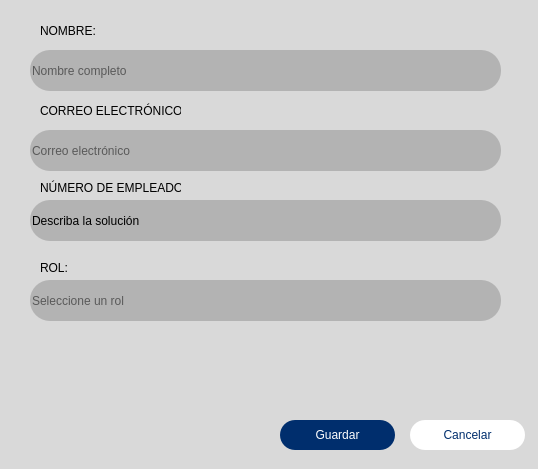
<?xml version="1.0" encoding="UTF-8"?>
<ui version="4.0">
 <class>agregarEditor</class>
 <widget class="QDialog" name="agregarEditor">
  <property name="geometry">
   <rect>
    <x>0</x>
    <y>0</y>
    <width>538</width>
    <height>469</height>
   </rect>
  </property>
  <property name="windowTitle">
   <string>Dialog</string>
  </property>
  <property name="styleSheet">
   <string notr="true">background-color: rgb(217, 217, 217);</string>
  </property>
  <widget class="QLabel" name="label">
   <property name="geometry">
    <rect>
     <x>40</x>
     <y>20</y>
     <width>141</width>
     <height>21</height>
    </rect>
   </property>
   <property name="text">
    <string>NOMBRE:</string>
   </property>
  </widget>
  <widget class="QLineEdit" name="lineEdit">
   <property name="geometry">
    <rect>
     <x>30</x>
     <y>50</y>
     <width>471</width>
     <height>41</height>
    </rect>
   </property>
   <property name="styleSheet">
    <string notr="true">QLineEdit{
	
	
	
	
	background-color: rgb(179, 179, 179);
	padding-top:1px;
	border-radius:20px;
	
	border-color: rgb(0, 46, 109);
}</string>
   </property>
   <property name="placeholderText">
    <string>Nombre completo </string>
   </property>
  </widget>
  <widget class="QLineEdit" name="lineEdit_2">
   <property name="geometry">
    <rect>
     <x>30</x>
     <y>130</y>
     <width>471</width>
     <height>41</height>
    </rect>
   </property>
   <property name="styleSheet">
    <string notr="true">QLineEdit{
	
	
	
	
	background-color: rgb(179, 179, 179);
	padding-top:1px;
	border-radius:20px;
	
	border-color: rgb(0, 46, 109);
}</string>
   </property>
   <property name="placeholderText">
    <string>Correo electrónico </string>
   </property>
  </widget>
  <widget class="QLineEdit" name="lineEdit_3">
   <property name="geometry">
    <rect>
     <x>30</x>
     <y>200</y>
     <width>471</width>
     <height>41</height>
    </rect>
   </property>
   <property name="styleSheet">
    <string notr="true">QLineEdit{
	
	
	
	
	background-color: rgb(179, 179, 179);
	padding-top:1px;
	border-radius:20px;
	
	border-color: rgb(0, 46, 109);
}</string>
   </property>
   <property name="text">
    <string>Describa la solución</string>
   </property>
   <property name="alignment">
    <set>Qt::AlignLeading|Qt::AlignLeft|Qt::AlignVCenter</set>
   </property>
   <property name="placeholderText">
    <string>Número de empleado </string>
   </property>
  </widget>
  <widget class="QLineEdit" name="lineEdit_4">
   <property name="geometry">
    <rect>
     <x>30</x>
     <y>280</y>
     <width>471</width>
     <height>41</height>
    </rect>
   </property>
   <property name="styleSheet">
    <string notr="true">QLineEdit{
	
	
	
	
	background-color: rgb(179, 179, 179);
	padding-top:1px;
	border-radius:20px;
	
	border-color: rgb(0, 46, 109);
}</string>
   </property>
   <property name="placeholderText">
    <string>Seleccione un rol </string>
   </property>
  </widget>
  <widget class="QLabel" name="label_2">
   <property name="geometry">
    <rect>
     <x>40</x>
     <y>100</y>
     <width>141</width>
     <height>21</height>
    </rect>
   </property>
   <property name="text">
    <string>CORREO ELECTRÓNICO:</string>
   </property>
  </widget>
  <widget class="QLabel" name="label_3">
   <property name="geometry">
    <rect>
     <x>40</x>
     <y>180</y>
     <width>141</width>
     <height>16</height>
    </rect>
   </property>
   <property name="text">
    <string>NÚMERO DE EMPLEADO:</string>
   </property>
  </widget>
  <widget class="QLabel" name="label_4">
   <property name="geometry">
    <rect>
     <x>40</x>
     <y>260</y>
     <width>141</width>
     <height>16</height>
    </rect>
   </property>
   <property name="text">
    <string>ROL:</string>
   </property>
  </widget>
  <widget class="QPushButton" name="btn_Nuevo">
   <property name="geometry">
    <rect>
     <x>280</x>
     <y>420</y>
     <width>115</width>
     <height>30</height>
    </rect>
   </property>
   <property name="minimumSize">
    <size>
     <width>0</width>
     <height>30</height>
    </size>
   </property>
   <property name="styleSheet">
    <string notr="true">QPushButton {
	
	font: 14pt &quot;Calibri&quot;;
	color: rgb(255, 255, 255);
	background-color: rgb(0, 46, 109);
	border: 0px solid;
	border-radius:15px;
}
QPushButton:hover {
	background-color: rgb(93, 129, 163);
}


	
	
	
	
</string>
   </property>
   <property name="text">
    <string>Guardar</string>
   </property>
   <property name="flat">
    <bool>false</bool>
   </property>
  </widget>
  <widget class="QPushButton" name="btn_Nuevo_2">
   <property name="geometry">
    <rect>
     <x>410</x>
     <y>420</y>
     <width>115</width>
     <height>30</height>
    </rect>
   </property>
   <property name="minimumSize">
    <size>
     <width>0</width>
     <height>30</height>
    </size>
   </property>
   <property name="styleSheet">
    <string notr="true">QPushButton {
	
	font: 14pt &quot;Calibri&quot;;
	color:  rgb(0, 46, 109);
	
	background-color: rgb(255, 255, 255);
	border: 0px solid;
	border-radius:15px;
}
QPushButton:hover {
	background-color: rgb(93, 129, 163);
}


	
	
	
	
</string>
   </property>
   <property name="text">
    <string>Cancelar</string>
   </property>
   <property name="flat">
    <bool>false</bool>
   </property>
  </widget>
 </widget>
 <resources/>
 <connections>
  <connection>
   <sender>btn_Nuevo_2</sender>
   <signal>clicked()</signal>
   <receiver>agregarEditor</receiver>
   <slot>close()</slot>
   <hints>
    <hint type="sourcelabel">
     <x>456</x>
     <y>441</y>
    </hint>
    <hint type="destinationlabel">
     <x>502</x>
     <y>480</y>
    </hint>
   </hints>
  </connection>
 </connections>
</ui>
